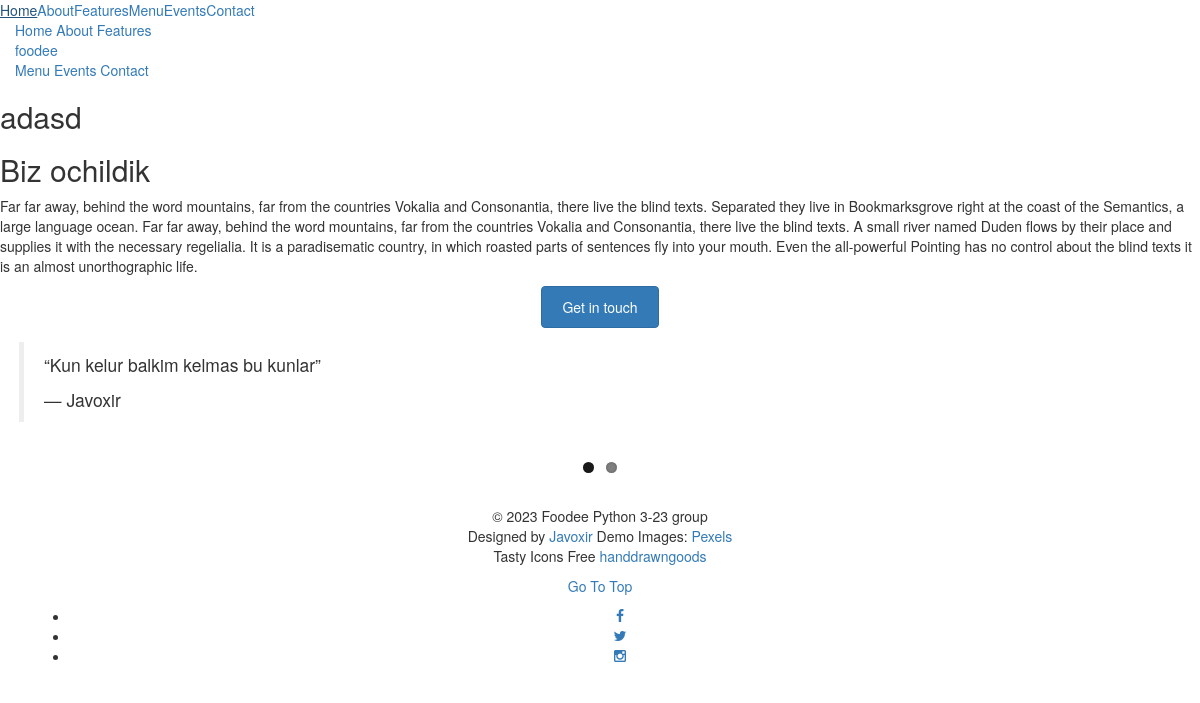
The page /home/about/ on the database as committed earlier.
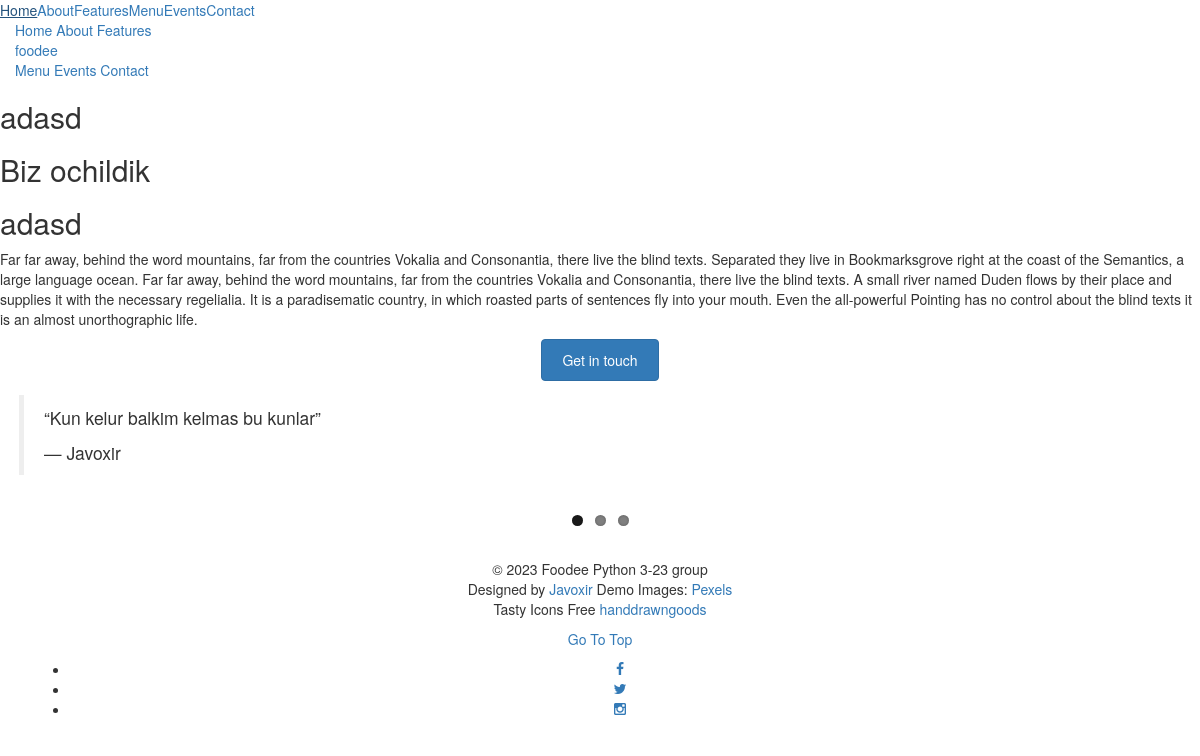
The same page on the database as committed later.
### main/models.py (models this page shows, shortened)
class About(models.Model):
    left_image = models.ImageField(upload_to='about/left_image/%Y/%m/%d', blank=True)
    about_title = models.CharField(max_length=255, blank=True)
    descriptions = models.TextField(blank=True)
    article = models.CharField(max_length=255, blank=True)
    article_author = models.CharField(max_length=255, blank=True)
    class Meta:
        verbose_name = 'About'
        verbose_name_plural = 'Abouts'

### main/views.py (the view)
# urls.py: path('about/', AboutView.as_view(), name='about'),
class AboutView(ListView):
    template_name = 'main/about.html'
    model = About

### templates/main/about.html (shortened to what this page needs)
{% extends "layouts/base.html"%}
{% load static %}
{% block content %}
<div id="fh5co-about" data-section="about">
    <div class="fh5co-2col fh5co-text">
        {% for object in object_list %}
            <h2 class="heading to-animate">{{ object.about_title}}</h2>
        {% endfor%}
        <p class="to-animate"><span class="firstcharacter">F</span>ar far away, behind the word mountains, far from the countries Vokalia and Consonantia, there live the blind texts. Separated they live in Bookmarksgrove right at the coast of the Semantics, a large language ocean. Far far away, behind the word mountains, far from the countries Vokalia and Consonantia, there live the blind texts. A small river named Duden flows by their place and supplies it with the necessary regelialia. It is a paradisematic country, in which roasted parts of sentences fly into your mouth. Even the all-powerful Pointing has no control about the blind texts it is an almost unorthographic life.</p>
        <p class="text-center to-animate"><a href="#" class="btn btn-primary btn-outline">Get in touch</a></p>
    </div>
</div>
<div id="fh5co-sayings">
    <div class="container">
        <div class="row to-animate">
            <div class="flexslider">
                <ul class="slides">
                    {% for object in object_list %}
                    <li>
                        <blockquote>
                            <p>&ldquo;{{object.article}}&rdquo;</p>
                            <p class="quote-author">&mdash; {{object.article_author}}</p>
                        </blockquote>
                    </li>
                    {% endfor %}
                </ul>
            </div>
        </div>
    </div>
</div>
{% endblock%}

Rows that differ between the two databases and show on the page:
added About: about_title "adasd"
